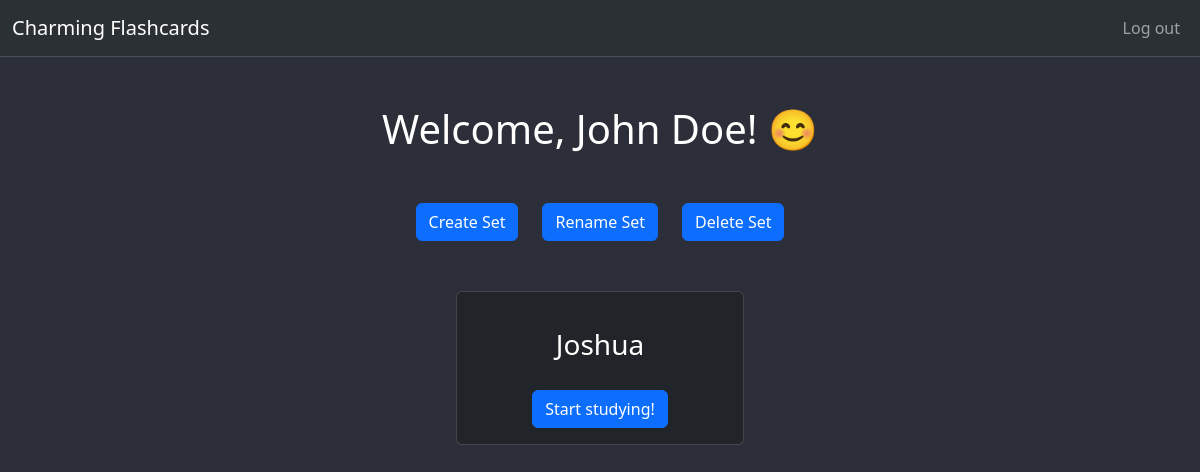
Page /sets (signed in) on the earlier database version.
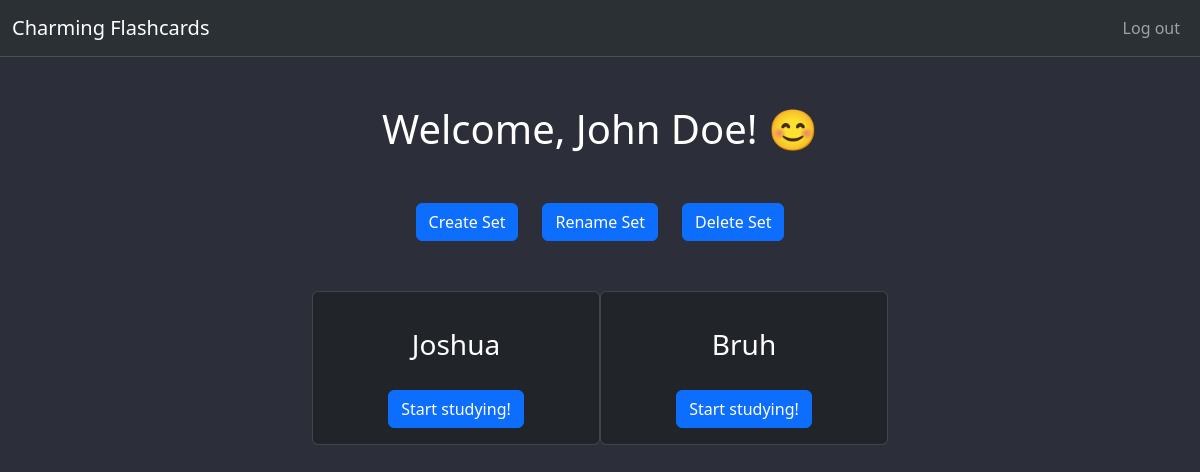
Same page on the later database version.
### tables this page shows
CREATE TABLE collection (
    id INTEGER PRIMARY KEY,
    set_title TEXT NOT NULL,
    user_id INTEGER,
    FOREIGN KEY (user_id) REFERENCES user_info(user_id)
);

### app.py (the view, shortened to what this page needs)
        @self.route("/sets", methods=["GET", "POST"])
        def user_sets():
            user_logged = 'user' in session
            if not user_logged:
                session.clear()
                return redirect("/")
            db = get_db(self.__DATABASE)
            db_cursor = retrieve_cursor(db)
            set_data = db_cursor.execute(
                "SELECT set_title FROM collection WHERE user_id = ?",
                (session["user_id"],)
            )
            all_sets = set_data.fetchall()
            return render_template("index.html", logged=user_logged,
                                    name=session["user"], sets=all_sets)

### app.py (called while the page is built)
def get_db(db_name):
    db = getattr(g, '_database', None)
    if db is None:
        db = g._database = sqlite3.connect(db_name)
    return db

def retrieve_cursor(database):
    database.row_factory = sqlite3.Row
    db_cursor = database.cursor()
    return db_cursor

### templates/index.html (shortened to what this page needs)
{% extends "layout.html" %}
{% block body %}
<h1 class="text-center">Welcome, {{ name }}! &#128522;</h1>
<div class="d-flex justify-content-center gap-4">
  <button type="button" class="btn btn-primary" data-bs-toggle="modal"
  data-bs-target="#createModal">
    Create Set
  </button>
  <button type="button" class="btn btn-primary" data-bs-toggle="modal"
  data-bs-target="#renameModal">
    Rename Set
  </button>
  <button type="button" class="btn btn-primary" data-bs-toggle="modal"
  data-bs-target="#deleteModal">
    Delete Set
  </button>
</div>
<div data-bs-theme="dark" style="padding: 50x;"
class="card-container d-flex align-content-start
justify-content-center flex-wrap">
  {% for card in sets %}
    <div class="card text-center mb-3" style="width: 18rem;">
      <div class="card-body">
        <form action="/sets" method="post" name="form2">
          <h3 style="padding: 20px;" name="card"
          class="card-title">
            {{ card.set_title }}
          </h3>
          <button type="submit" value="use_card"
          class="btn btn-primary">
            Start studying!
          </button>
        </form>
      </div>
    </div>
  {% endfor %}
</div>
{% endblock %}

### templates/layout.html (shortened to what this page needs)
<!DOCTYPE html>
<html lang="en">
    <head>
        <link rel="stylesheet" href="{{ url_for('static', filename='styles.css') }}">
        <link href="https://cdn.jsdelivr.net/npm/bootstrap@5.3.3/dist/css/bootstrap.min.css" rel="stylesheet"
>
    </head>
    <body style="background-color: #2C2E3A">
        <nav data-bs-theme="dark" class="navbar navbar-expand-lg
        bg-body-tertiary border-bottom">
          <div class="container-fluid">
            <a class="navbar-brand">Charming Flashcards</a>
            <div class="collapse navbar-collapse" id="navbarNav">
              <ul class="navbar-nav ms-auto">
                {% if not logged %}
                  <li class="nav-item">
                    <a class="nav-link" aria-current="page" href="/">Sign up</a>
                  </li>
                  <li class="nav-item">
                    <a class="nav-link" href="/login">Log in</a>
                  </li>
                {% else %}
                  <li class="nav-item">
                    <a class="nav-link" href="/login">Log out</a>
                  </li>
                {% endif %}
              </ul>
            </div>
          </div>
        </nav>
        <div class="mt-5">
            {%block body %}{% endblock %}
        </div>
    </body>
</html>

### static/styles.css (style rules this page uses)
* { color: white; user-select: none; }
.d-flex { margin-top: 50px; }

Differences in the rows shown:
added collection: set_title "Bruh"
